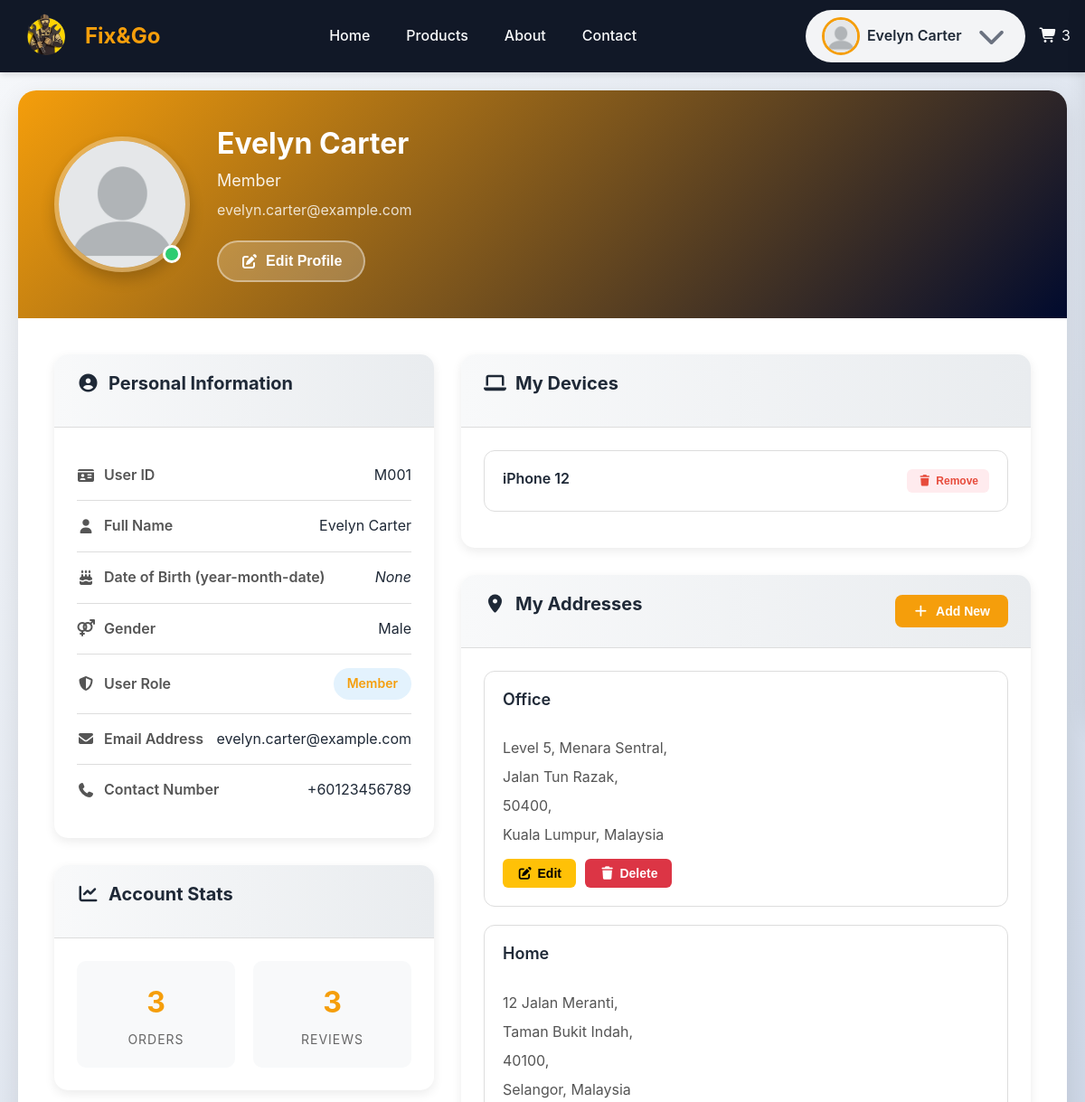
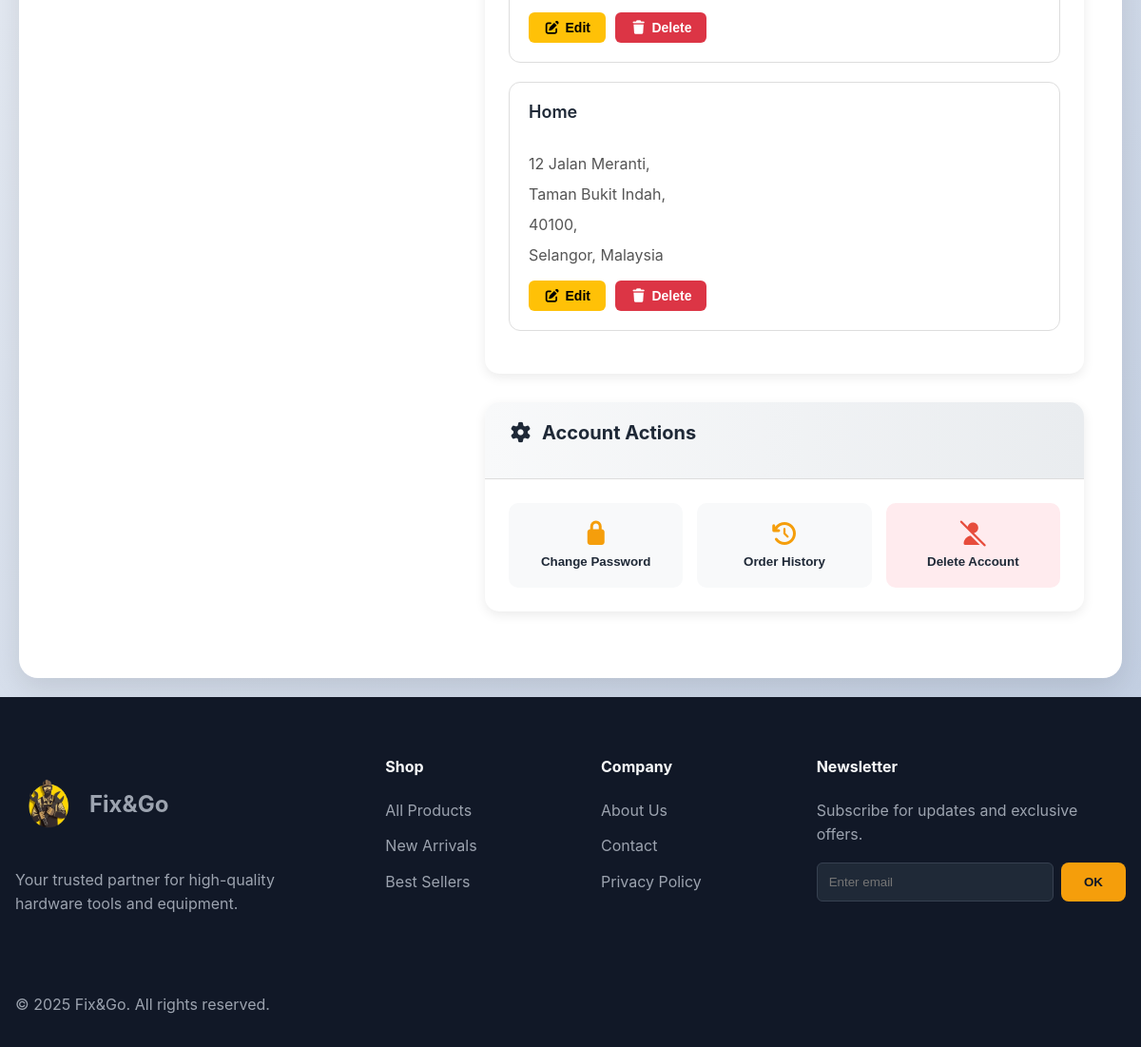
The page /pages/member/profile.php (signed in) on the database its author committed (2 pictures, top to bottom).
### tables this page shows
CREATE TABLE `userprofile` (
  `user_id` varchar(12) NOT NULL,
  `dob` date DEFAULT NULL,
  `contact_num` varchar(20) DEFAULT NULL,
  `gender` enum('Male','Female') DEFAULT NULL
);

CREATE TABLE `userdevices` (
  `mac_address` varchar(17) NOT NULL,
  `device_name` varchar(100) DEFAULT NULL,
  `user_id` varchar(12) NOT NULL
);

CREATE TABLE `address` (
  `address_id` int(11) NOT NULL,
  `address_name` varchar(20) NOT NULL DEFAULT 'Home',
  `user_id` varchar(12) NOT NULL,
  `address_one` varchar(255) NOT NULL,
  `address_two` varchar(255) DEFAULT NULL,
  `address_three` varchar(255) DEFAULT NULL,
  `state` varchar(50) NOT NULL,
  `post_code` varchar(5) NOT NULL,
  `country` varchar(40) NOT NULL DEFAULT 'Malaysia'
);

### pages/member/profile.php (called while the page is built, shortened)
<?php
require_once "../../_base.php";
include_once "../../_head.php";
include_once "../../component/profileInfo.php";
include "../../_foot.php";

### _base.php (called while the page is built, shortened)
<?php
$rootDir = 'http://' . $_SERVER['HTTP_HOST'];
$pathPrefix = (strpos($_SERVER['SCRIPT_NAME'], '/FixAndGo_Web') === 0) ? '/FixAndGo_Web' : '';
function temp($key, $value = null)
{
    if ($value !== null) {
        $_SESSION["temp_$key"] = $value;
    } else {
        $value = $_SESSION["temp_$key"] ?? null;
        return $value;
    }
}
$host = 'localhost';
$username = 'root';
$password = '';
$dbname = 'fixandgo_db';
try {
    $_db = new PDO("mysql:host=$host;dbname=$dbname", $username, $password, [
        PDO::ATTR_DEFAULT_FETCH_MODE => PDO::FETCH_OBJ,
        PDO::ATTR_EMULATE_PREPARES   => false,
    ]);
} catch (PDOException $err) {
    die("Connection failed: " . $err->getMessage());
}
function getUserProfilePicture($userId)
{
    global $_db;
    global $pathPrefix;
    $defaultPath = $pathPrefix . "/images/profile/default_profile_picture.webp";
    try {
        $stmt = $_db->prepare("SELECT file_path FROM profilepicture WHERE user_id = ?");
        $stmt->execute([$userId]);
        $result = $stmt->fetch();
        if ($result && isset($result->file_path) && !empty($result->file_path)) {
            $filePath = $result->file_path;
            if (substr($filePath, 0, 1) !== '/') {
                $filePath = '/' . $filePath;
            }
            return $filePath;
        }
    } catch (Exception $e) {
        error_log("Profile picture error for user $userId: " . $e->getMessage());
    }
    return $defaultPath;
}

### DAO/profile_dao.php (called while the page is built, shortened)
<?php
function getAddressesByUserId($user_id)
{
    global $_db;
    $stmt = $_db->prepare("SELECT * FROM address WHERE user_id = ? ORDER BY address_id DESC");
    $stmt->execute([$user_id]);
    return $stmt->fetchAll();
}
function getUserProfileDetails($user_id)
{
    global $_db;
    $stmt = $_db->prepare("SELECT * FROM UserProfile WHERE user_id = ?");
    $stmt->execute([$user_id]);
    return $stmt->fetch();
}
function getUserDevices($id)
{
    global $_db;
    $stmt = $_db->prepare("SELECT * FROM UserDevices WHERE user_id = ?");
    $stmt->execute([$id]);
    return $stmt->fetchAll();
}
function countOrdersById($id)
{
    global $_db;
    $stmt = $_db->prepare("SELECT COUNT(order_id) AS num FROM ORDERS
                           WHERE user_id = ?");
    $stmt->execute([$id]);
    return $stmt->fetch()->num;
}
function countReviewById($id)
{
    global $_db;
    $stmt = $_db->prepare("SELECT COUNT(review_id) AS num FROM REVIEW WHERE user_id = ?");
    $stmt->execute([$id]);
    return $stmt->fetch()->num;
}

### component/profileInfo.php (the view, shortened to what this page needs)
<?php
require_once __DIR__ . "/../dao/profile_dao.php";
$user_id = temp('USER_ID');
$user_name = temp('USER_NAME');
$user_role = temp('USER_ROLE');
$user_email = temp('EMAIL');
$user_profile = getUserProfileDetails($user_id);
$user_devices = getUserDevices($user_id);
$addresses = getAddressesByUserId($user_id);
?>
<link rel="stylesheet" href="<?= $rootDir ?>/css/profile.css">
<main>
    <div class="profile-container">
        <div class="profile-header">
            <div class="profile-picture-section">
                <div class="profile-picture-container">
                    <img src="<?= getUserProfilePicture($user_id) ?>"
                        alt="Profile Picture" class="profile-picture1">
                    <div class="profile-status online"></div>
                </div>
                <div class="profile-info">
                    <h1 class="profile-name"><?= htmlspecialchars($user_name) ?></h1>
                    <p class="profile-role"><?= htmlspecialchars($user_role) ?></p>
                    <p class="profile-email"><?= htmlspecialchars($user_email) ?></p>
                    <button class="edit-profile-btn">
                        <i class="fas fa-edit"></i> Edit Profile
                    </button>
                </div>
            </div>
        </div>
        <div class="profile-content">
            <div class="left-column">
                <div class="info-card">
                    <div class="card-header">
                        <h2><i class="fas fa-user-circle"></i> Personal Information</h2>
                    </div>
                    <div class="card-body">
                        <div class="info-row">
                            <div class="info-label">
                                <i class="fas fa-id-card"></i>
                                User ID
                            </div>
                            <div class="info-value"><?= htmlspecialchars($user_id) ?></div>
                        </div>
                        <div class="info-row">
                            <div class="info-label">
                                <i class="fas fa-user"></i>
                                Full Name
                            </div>
                            <div class="info-value"><?= htmlspecialchars($user_name) ?></div>
                        </div>
                        <div class="info-row">
                            <div class="info-label">
                                <i class="fas fa-birthday-cake"></i>
                                Date of Birth (year-month-date)
                            </div>
                            <div class="info-value"><?= $user_profile->dob ?? '<i>None</i>' ?>
                            </div>
                        </div>
                        <div class="info-row">
                            <div class="info-label">
                                <i class="fas fa-venus-mars"></i>
                                Gender
                            </div>
                            <div class="info-value"><?= $user_profile->gender ?? '<i>None</i>' ?></div>
                        </div>
                        <div class="info-row">
                            <div class="info-label">
                                <i class="fas fa-shield-alt"></i>
                                User Role
                            </div>
                            <div class="info-value">
                                <span class="role-badge customer"><?= htmlspecialchars($user_role) ?></span>
                            </div>
                        </div>
                        <div class="info-row">
                            <div class="info-label">
                                <i class="fas fa-envelope"></i>
                                Email Address
                            </div>
                            <div class="info-value"><?= htmlspecialchars($user_email) ?></div>
                        </div>
                        <div class="info-row">
                            <div class="info-label">
                                <i class="fas fa-phone"></i>
                                Contact Number
                            </div>
                            <div class="info-value"><?= $user_profile->contact_num ?? '<i>None</i>' ?></div>
                        </div>
                    </div>
                </div>
                <div class="info-card">
                    <div class="card-header">
                        <h2><i class="fas fa-chart-line"></i> Account Stats</h2>
                    </div>
                    <div class="card-body">
                        <div class="stats-grid">
                            <div class="stat-item">
                                <div class="stat-number"><?= countOrdersById($user_id) ?></div>
                                <div class="stat-label">Orders</div>
                            </div>
                            <div class="stat-item">
                                <div class="stat-number"><?= countReviewById($user_id) ?></div>
                                <div class="stat-label">Reviews</div>
                            </div>
                        </div>
                    </div>
                </div>
            </div>
            <div class="right-column">
                <div class="info-card">
                    <div class="card-header">
                        <h2><i class="fas fa-laptop"></i> My Devices</h2>
                    </div>
                    <div class="card-body">
                        <?php foreach ($user_devices as $key => $value): ?>
                            <div class="device-card">
                                <div class="device-info">
                                    <div class="device-details">
                                        <h3><?= $value->device_name ?></h3>
                                    </div>
                                </div>
                                <div class="device-meta">
                                    <button class="device-action remove">
                                        <i class="fas fa-trash"></i> Remove
                                    </button>
                                </div>
                            </div>
                        <?php endforeach ?>
                    </div>
                </div>
                <div class="info-card">
                    <div class="card-header">
                        <h2><i class="fas fa-map-marker-alt"></i> My Addresses</h2>
                        <button class="add-address-btn">
                            <i class="fas fa-plus"></i> Add New
                        </button>
                    </div>
                    <div class="card-body">
                        <?php foreach ($addresses as $key => $value) : ?>
                            <div class="address-card">
                                <div class="address-header">
                                    <h3><?= $value->address_name ?></h3>
                                </div>
                                <div class="address-content">
                                    <p><?= $value->address_one ? $value->address_one . ',' : '<i>None</i>' ?></p>
                                    <p><?= $value->address_two ? $value->address_two . ',' : '' ?></p>
                                    <p><?= $value->address_three ? $value->address_three . ', ' : '' ?><?= $value->post_code . ',' ?></p>
                                    <p><?= $value->state ?>, <?= $value->country ?></p>
                                </div>
                                <div class="address-actions">
                                    <button class="action-btn edit edit-address-btn" value="updateAddress"
                                        data-address-id="<?= $value->address_id ?>"
                                        data-address-name="<?= htmlspecialchars($value->address_name) ?>"
                                        data-address-one="<?= htmlspecialchars($value->address_one) ?>"
                                        data-address-two="<?= $value->address_two ? htmlspecialchars($value->address_two) : NULL ?>"
                                        data-address-three="<?= $value->address_three ? htmlspecialchars($value->address_three) : NULL ?>"
                                        data-post-code="<?= htmlspecialchars($value->post_code) ?>"
                                        data-state="<?= htmlspecialchars($value->state) ?>"
                                        data-country="<?= htmlspecialchars($value->country) ?>">
                                        <i class="fas fa-edit"></i> Edit
                                    </button>
                                    <button class="action-btn delete delete-address-btn" data-address-id="<?= $value->address_id ?>">
                                        <i class="fas fa-trash"></i> Delete
                                    </button>
                                </div>
                            </div>
                        <?php endforeach ?>
                    </div>
                </div>
                <div class="info-card">
                    <div class="card-header">
                        <h2><i class="fas fa-cog"></i> Account Actions</h2>
                    </div>
                    <div class="card-body">
                        <div class="action-grid">
                            <button id="openChangePassword" class="action-card">
                                <i class="fas fa-lock"></i>
                                <span >Change Password</span>
                            </button>
                            <button class="action-card">
                                <i class="fas fa-history"></i>
                                <span>Order History</span>
                            </button>
                            <button class="action-card danger">
                                <i class="fas fa-user-slash"></i>
                                <span>Delete Account</span>
                            </button>
                        </div>
                    </div>
                </div>
            </div>
        </div>
    </div>
</main>

### css/style.css (style rules this page uses)
:root { --primary-color: #f59e0b; --primary-hover: #d97706; --primary-dark: #000a2e; --bg-dark: #111827; --bg-card: #f3f4f6; --text-light: #f9fafb; --text-color: #1f2937; --text-muted: #6b7280; --border-color: #ddd; --error-color: #e74c3c; --success-color: #2ecc71; --spacing-unit: 1rem; --container-width: 1500px; --header-height: 80px; }
* { box-sizing: border-box; margin: 0; padding: 0; }
body { font-family: "Inter", -apple-system, BlinkMacSystemFont, "Segoe UI", Roboto, Oxygen, Ubuntu, Cantarell, "Open Sans", "Helvetica Neue", sans-serif; line-height: 1.6; color: var(--text-dark); background-color: #ffffff; }
h1, h2, h3, h4 { line-height: 1.2; margin-bottom: 1rem; }
h1 { font-size: 3.5rem; font-weight: 800; }
h2 { font-size: 2.5rem; font-weight: 700; }
h3 { font-size: 1.5rem; font-weight: 600; }
p { margin-bottom: 1rem; }

### rows shown on the page
userprofile: dob "None", gender "Male", contact_num "+60123456789"
userdevices: device_name "iPhone 12"
address: address_name "Office", address_one "Level 5, Menara Sentral", address_two "Jalan Tun Razak", post_code "50400", state "Kuala Lumpur", country "Malaysia"
address: address_name "Home", address_one "12 Jalan Meranti", address_two "Taman Bukit Indah", post_code "40100", state "Selangor", country "Malaysia"
address: address_name "Home", address_one "12 Jalan Meranti", address_two "Taman Bukit Indah", post_code "40100", state "Selangor", country "Malaysia"

### other values the page prints
temp('USER_NAME') "Evelyn Carter"
$user_name "Evelyn Carter"
$user_role "Member"
$user_email "evelyn.carter@example.com"
$user_id "M001"
countOrdersById($user_id) "3"
countReviewById($user_id) "3"
